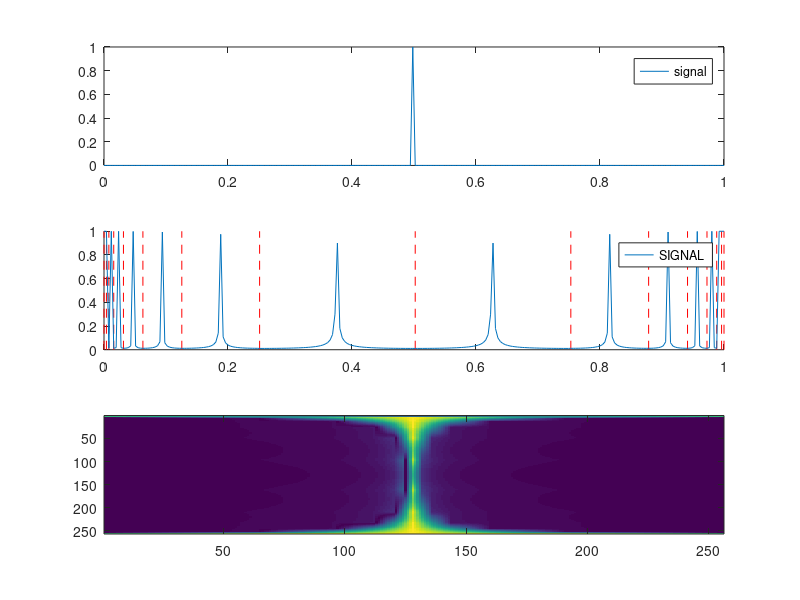

MATLAB code for this plot:
clc; clear; close all;

%%
function partitions = octavePartitions(N)
    widths = 2.^(0:round(log(N)/log(2)-2));
    widths = [1,widths,flip(widths)];
    partitions = [0,cumsum(widths)]+1;
end

%%
function widths = partitionWidths(partitions)
    widths = circshift(partitions,-1) - partitions;
    widths(length(partitions)) = widths(length(partitions)) + max(partitions);
end

%%
function windows = boxcarWindows(partitions)
    windows = ones(1,max(partitions));
end

%%
function SIG = GFT(sig,partitions,windows)
    SIG = fft(complex(sig));
    SIG = SIG.*windows;
    for p = 1:(length(partitions)-1)
        SIG(partitions(p):partitions(p+1)-1) = ifft(SIG(partitions(p):partitions(p+1)-1));
    end
end

%%
function spectrogram = interpolateGFT(SIG,partitions,tAxis,fAxis,method)
    % Interpolate a 1D GFT onto a grid. If axes is specified it should be a
    % list or tuple consisting of two arrays, the sampling points on the time and frequency
    % axes, respectively. Alternatively, M can be specified, which gives the number
    % of points along each axis.
    
    % introduced in R2019 is the arguments block
    % https://www.mathworks.com/help/matlab/ref/arguments.html
%     arguments
%         SIG;
%         partitions;
%         tAxis;
%         fAxis;
%         method (1,:) char = 'linear';
%     end
    
    
     % if you don't have have the arguments block, then you can still do input defaults like this:
    if nargin<5
        method = 'linear';
    end
        
    N = length(SIG);
    widths = partitionWidths(partitions);
    spectrogram = complex(length(partitions),zeros(length(tAxis)));
    % interpolate each frequency band in time
    for p = 1:length(partitions)
        % indices of sample points, plus 3 extra on each side in case of cubic interpolation
        indices = (-3:widths(p)+2);
        % time coordinates of samples
        t = indices .* (N/widths(p));
        % values at sample points
        if (p < length(partitions))
            temp = SIG(partitions(p):partitions(p+1)-1);
            f = temp(mod(indices,widths(p))+1);
        else
            temp = SIG(partitions(p):N);
            f = temp(mod(indices,widths(p))+1);
        end
        if (length(f) > 1)
            spectrogram(p,:) = interp1(t,f,tAxis,method);
        else
            spectrogram(p,:) = f;
        end
    end
    
    % Interpolate in frequency
    indices = mod(-3:length(partitions)+2,length(partitions));
    f = partitions(indices+1) + widths(indices+1)/2;
    f(1:3) = f(1:3) - N;
    f(length(f)-2:length(f)) = f(length(f)-2:length(f)) + N;
    t = spectrogram(indices+1,:);
    spectrogram = interp1(f,t,fAxis,method);
end


% Create a fake signal
N = 256;
x = linspace(0,1,N);
sig = zeros(1,length(x));

% signal example 1 (a single delta)
sig(N/2) = 1.0;

% signal example 2 (a mixture of sinusoids and a delta)
% sig(1:N/2) += (sin((N/16)*2*pi*x)*1.0)(1:N/2);
% sig(N/2+1:N) += (cos((N/8)*2*pi*x)*1.0)(N/2+1:N);
% sig(2*N/16+1:3*N/16) += (sin((N/4)*2*pi*x)*1.0)(2*N/16+1:3*N/16);
% sig(N/2+N/4+1) = 2.0;

% Do the transform
partitions = octavePartitions(N);
windows = boxcarWindows(partitions);
SIG = GFT(sig,partitions,windows);

% Interpolate to get a spectrogram
% The third and fourth parameters set the time and frequency axes respectively,
% and can be changed to raise or lower the resolution, or zoom in on
% a feature of interest
spectrogram = interpolateGFT(SIG,partitions,1:N,1:N);

% Display
figure();
subplot(3,1,1);
plot(x,sig,'DisplayName','signal');
legend('Location','northeast')
ax = subplot(3,1,2);
hold on;
for p = partitions
    line([x(p),x(p)],[0,max(abs(SIG))],'Color',[1 0 0],'linestyle','--');
end
p = plot(x,abs(SIG),'DisplayName','SIGNAL');
legend(p,'Location','northeast');
subplot(3,1,3);
imagesc(abs(spectrogram));

